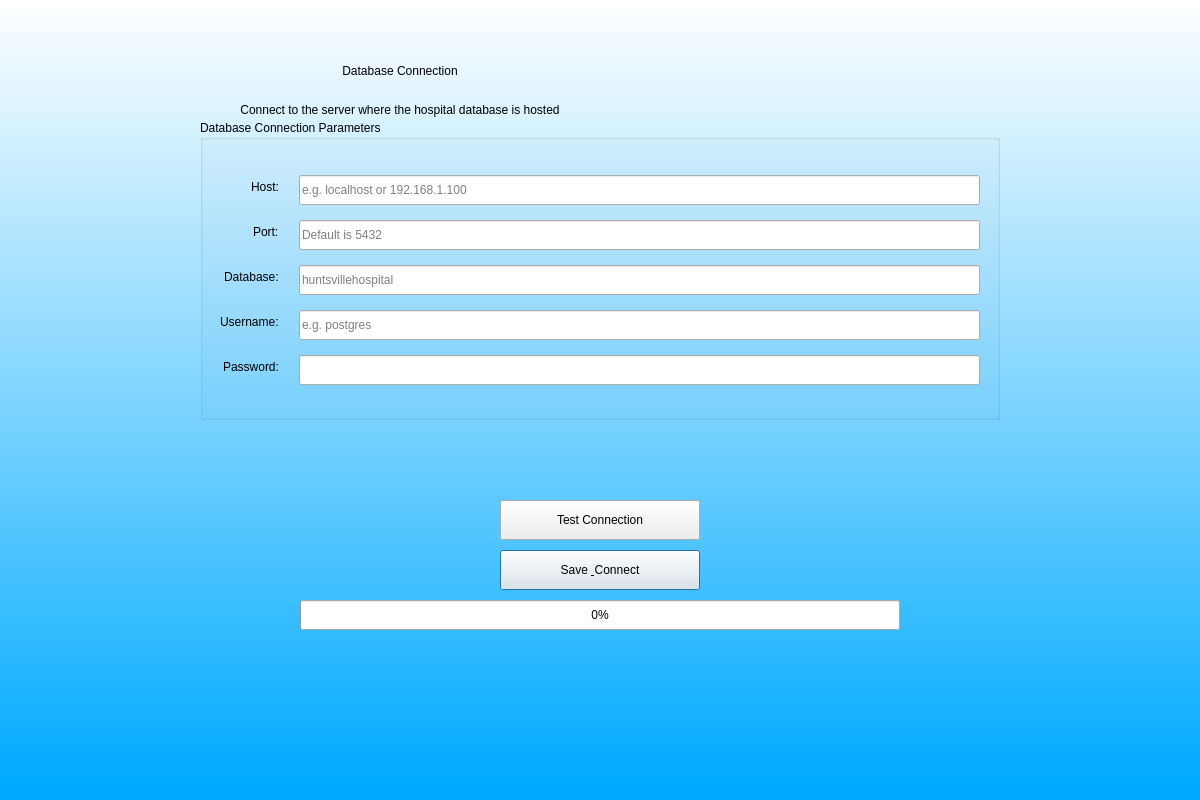
<?xml version="1.0" encoding="UTF-8"?>
<ui version="4.0">
 <class>Dialog</class>
 <widget class="QDialog" name="Dialog">
  <property name="geometry">
   <rect>
    <x>0</x>
    <y>0</y>
    <width>1200</width>
    <height>800</height>
   </rect>
  </property>
  <property name="windowTitle">
   <string>Database Connection - Hospital Management System</string>
  </property>
  <widget class="QWidget" name="widget" native="true">
   <property name="geometry">
    <rect>
     <x>0</x>
     <y>0</y>
     <width>1200</width>
     <height>800</height>
    </rect>
   </property>
   <property name="styleSheet">
    <string notr="true">QWidget#widget{
background-color:qlineargradient(spread:pad, x1:1, y1:0.982409, x2:1, y2:0, stop:0 rgba(0, 170, 255, 255), stop:1 rgba(255, 255, 255, 255))}</string>
   </property>
   <widget class="QLabel" name="label">
    <property name="geometry">
     <rect>
      <x>150</x>
      <y>40</y>
      <width>500</width>
      <height>61</height>
     </rect>
    </property>
    <property name="styleSheet">
     <string notr="true">font: 36pt &quot;MS Shell Dlg 2&quot;;</string>
    </property>
    <property name="text">
     <string>Database Connection</string>
    </property>
    <property name="alignment">
     <set>Qt::AlignCenter</set>
    </property>
   </widget>
       <widget class="QGroupBox" name="connectionGroupBox">
    <property name="geometry">
     <rect>
      <x>200</x>
      <y>120</y>
      <width>800</width>
      <height>300</height>
     </rect>
    </property>
    <property name="styleSheet">
     <string notr="true">font: 12pt &quot;MS Shell Dlg 2&quot;;</string>
    </property>
    <property name="title">
     <string>Database Connection Parameters</string>
    </property>
    <widget class="QWidget" name="formLayoutWidget">
     <property name="geometry">
      <rect>
       <x>20</x>
       <y>40</y>
       <width>760</width>
       <height>240</height>
      </rect>
     </property>
     <layout class="QFormLayout" name="formLayout">
      <property name="labelAlignment">
       <set>Qt::AlignRight|Qt::AlignTrailing|Qt::AlignVCenter</set>
      </property>
      <property name="formAlignment">
       <set>Qt::AlignLeading|Qt::AlignLeft|Qt::AlignVCenter</set>
      </property>
      <property name="horizontalSpacing">
       <number>20</number>
      </property>
      <property name="verticalSpacing">
       <number>15</number>
      </property>
      <item row="0" column="0">
       <widget class="QLabel" name="hostLabel">
        <property name="text">
         <string>Host:</string>
        </property>
       </widget>
      </item>
      <item row="0" column="1">
       <widget class="QLineEdit" name="hostField">
        <property name="minimumSize">
         <size>
          <width>0</width>
          <height>30</height>
         </size>
        </property>
        <property name="placeholderText">
         <string>e.g. localhost or 192.168.1.100</string>
        </property>
       </widget>
      </item>
      <item row="1" column="0">
       <widget class="QLabel" name="portLabel">
        <property name="text">
         <string>Port:</string>
        </property>
       </widget>
      </item>
      <item row="1" column="1">
       <widget class="QLineEdit" name="portField">
        <property name="minimumSize">
         <size>
          <width>0</width>
          <height>30</height>
         </size>
        </property>
        <property name="placeholderText">
         <string>Default is 5432</string>
        </property>
       </widget>
      </item>
      <item row="2" column="0">
       <widget class="QLabel" name="databaseLabel">
        <property name="text">
         <string>Database:</string>
        </property>
       </widget>
      </item>
      <item row="2" column="1">
       <widget class="QLineEdit" name="databaseField">
        <property name="minimumSize">
         <size>
          <width>0</width>
          <height>30</height>
         </size>
        </property>
        <property name="placeholderText">
         <string>huntsvillehospital</string>
        </property>
       </widget>
      </item>
      <item row="3" column="0">
       <widget class="QLabel" name="usernameLabel">
        <property name="text">
         <string>Username:</string>
        </property>
       </widget>
      </item>
      <item row="3" column="1">
       <widget class="QLineEdit" name="usernameField">
        <property name="minimumSize">
         <size>
          <width>0</width>
          <height>30</height>
         </size>
        </property>
        <property name="placeholderText">
         <string>e.g. postgres</string>
        </property>
       </widget>
      </item>
      <item row="4" column="0">
       <widget class="QLabel" name="passwordLabel">
        <property name="text">
         <string>Password:</string>
        </property>
       </widget>
      </item>
      <item row="4" column="1">
       <widget class="QLineEdit" name="passwordField">
        <property name="minimumSize">
         <size>
          <width>0</width>
          <height>30</height>
         </size>
        </property>
        <property name="echoMode">
         <enum>QLineEdit::Password</enum>
        </property>
       </widget>
      </item>
     </layout>
    </widget>
   </widget>
   <widget class="QProgressBar" name="progressBar">
    <property name="geometry">
     <rect>
      <x>300</x>
      <y>600</y>
      <width>600</width>
      <height>30</height>
     </rect>
    </property>
    <property name="value">
     <number>0</number>
    </property>
   </widget>
   <widget class="QPushButton" name="initializeButton">
    <property name="geometry">
     <rect>
      <x>500</x>
      <y>550</y>
      <width>200</width>
      <height>40</height>
     </rect>
    </property>
    <property name="styleSheet">
     <string notr="true">font: 14pt &quot;MS Shell Dlg 2&quot;;</string>
    </property>
    <property name="text">
     <string>Save &amp; Connect</string>
    </property>
   </widget>
   <widget class="QLabel" name="errorMsg">
    <property name="geometry">
     <rect>
      <x>200</x>
      <y>510</y>
      <width>800</width>
      <height>30</height>
     </rect>
    </property>
    <property name="styleSheet">
     <string notr="true">color: rgb(255, 0, 0);
font: 12pt &quot;MS Shell Dlg 2&quot;;</string>
    </property>
    <property name="text">
     <string/>
    </property>
    <property name="alignment">
     <set>Qt::AlignCenter</set>
    </property>
    <property name="wordWrap">
     <bool>true</bool>
    </property>
   </widget>
   <widget class="QLabel" name="testConnectionLabel">
    <property name="geometry">
     <rect>
      <x>200</x>
      <y>460</y>
      <width>800</width>
      <height>30</height>
     </rect>
    </property>
    <property name="styleSheet">
     <string notr="true">color: rgb(0, 120, 0);
font: 12pt &quot;MS Shell Dlg 2&quot;;</string>
    </property>
    <property name="text">
     <string/>
    </property>
    <property name="alignment">
     <set>Qt::AlignCenter</set>
    </property>
   </widget>
   <widget class="QPushButton" name="testConnectionButton">
    <property name="geometry">
     <rect>
      <x>500</x>
      <y>500</y>
      <width>200</width>
      <height>40</height>
     </rect>
    </property>
    <property name="styleSheet">
     <string notr="true">font: 14pt &quot;MS Shell Dlg 2&quot;;</string>
    </property>
    <property name="text">
     <string>Test Connection</string>
    </property>
   </widget>
   <widget class="QLabel" name="confirmPasswordLabel">
    <property name="geometry">
     <rect>
      <x>0</x>
      <y>0</y>
      <width>0</width>
      <height>0</height>
     </rect>
    </property>
    <property name="text">
     <string/>
    </property>
   </widget>
   <widget class="QLineEdit" name="confirmPasswordField">
    <property name="geometry">
     <rect>
      <x>0</x>
      <y>0</y>
      <width>0</width>
      <height>0</height>
     </rect>
    </property>
   </widget>
   <widget class="QGroupBox" name="adminGroupBox">
    <property name="geometry">
     <rect>
      <x>0</x>
      <y>0</y>
      <width>0</width>
      <height>0</height>
     </rect>
    </property>
    <property name="title">
     <string/>
    </property>
   </widget>
   <widget class="QLabel" name="label_2">
    <property name="geometry">
     <rect>
      <x>150</x>
      <y>100</y>
      <width>500</width>
      <height>20</height>
     </rect>
    </property>
    <property name="styleSheet">
     <string notr="true">font: 10pt &quot;MS Shell Dlg 2&quot;;</string>
    </property>
    <property name="text">
     <string>Connect to the server where the hospital database is hosted</string>
    </property>
    <property name="alignment">
     <set>Qt::AlignCenter</set>
    </property>
   </widget>
  </widget>
 </widget>
 <resources/>
 <connections/>
</ui>
